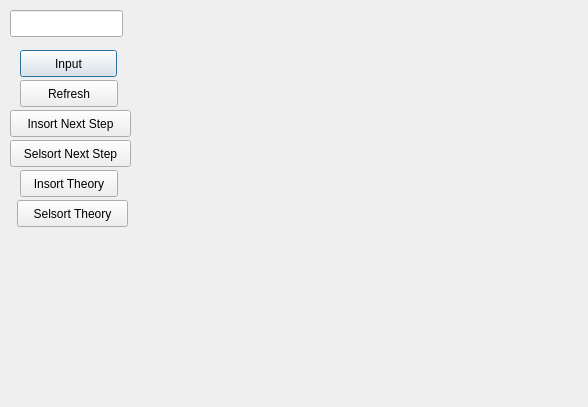
<?xml version="1.0" encoding="UTF-8"?>
<ui version="4.0">
 <class>SortDialog</class>
 <widget class="QDialog" name="SortDialog">
  <property name="geometry">
   <rect>
    <x>0</x>
    <y>0</y>
    <width>588</width>
    <height>407</height>
   </rect>
  </property>
  <property name="windowTitle">
   <string>Dialog</string>
  </property>
  <widget class="QLineEdit" name="lineedit">
   <property name="geometry">
    <rect>
     <x>10</x>
     <y>10</y>
     <width>113</width>
     <height>27</height>
    </rect>
   </property>
  </widget>
  <widget class="QPushButton" name="Input">
   <property name="geometry">
    <rect>
     <x>20</x>
     <y>50</y>
     <width>97</width>
     <height>27</height>
    </rect>
   </property>
   <property name="text">
    <string>Input</string>
   </property>
  </widget>
  <widget class="QPushButton" name="pushButton">
   <property name="geometry">
    <rect>
     <x>20</x>
     <y>80</y>
     <width>98</width>
     <height>27</height>
    </rect>
   </property>
   <property name="text">
    <string>Refresh</string>
   </property>
  </widget>
  <widget class="QPushButton" name="pushButton_2">
   <property name="geometry">
    <rect>
     <x>10</x>
     <y>140</y>
     <width>121</width>
     <height>27</height>
    </rect>
   </property>
   <property name="text">
    <string>Selsort Next Step</string>
   </property>
  </widget>
  <widget class="QPushButton" name="Next">
   <property name="geometry">
    <rect>
     <x>10</x>
     <y>110</y>
     <width>121</width>
     <height>27</height>
    </rect>
   </property>
   <property name="text">
    <string>Insort Next Step</string>
   </property>
  </widget>
  <widget class="QPushButton" name="InSortTheory">
   <property name="geometry">
    <rect>
     <x>20</x>
     <y>170</y>
     <width>98</width>
     <height>27</height>
    </rect>
   </property>
   <property name="text">
    <string>Insort Theory</string>
   </property>
  </widget>
  <widget class="QPushButton" name="SelSortTheory">
   <property name="geometry">
    <rect>
     <x>17</x>
     <y>200</y>
     <width>111</width>
     <height>27</height>
    </rect>
   </property>
   <property name="text">
    <string>Selsort Theory</string>
   </property>
  </widget>
 </widget>
 <resources/>
 <connections/>
</ui>
